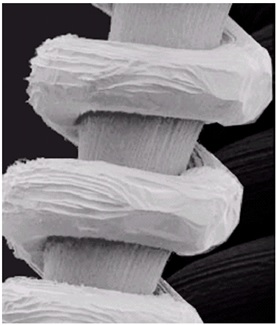
#> input picture assignment2/assignment2_image1.jpg, 276 x 325 px, found by its file name
$ python 1.py
#> lines starting #> are read from the running program, lines starting #| are printed output that depends on the picture
import numpy as np
import matplotlib.pyplot as plt
import cv2  # OpenCV for image reading
# Load the image (replace 'your_image.jpg' with your image file path)
image = cv2.imread('assignment2_image1.jpg', cv2.IMREAD_GRAYSCALE)
#> image: shape (325, 276); min 0, max 255, mean 128.5

# Check if the image was loaded successfully
if image is None:
    print("Error: Unable to load the image.")
    exit()
# Perform 8-bit to 3-bit quantization
quantized_image = np.floor_divide(image, 32)  # Divide by 32 to map 0-255 range to 0-7
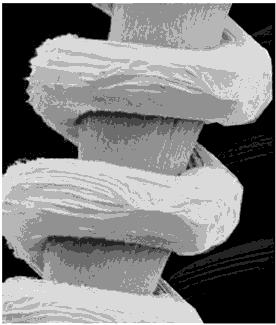
#> quantized_image: shape (325, 276); min 0, max 7, mean 3.52; drawn with min black and max white
# Create subplots to display the original and quantized images
fig, axes = plt.subplots(1, 2, figsize=(12, 6))

# Original 8-bit image
axes[0].imshow(image, cmap='gray', vmin=0, vmax=255)
axes[0].set_title('Original 8-Bit Image')
axes[0].axis('off')

# Quantized 3-bit image
axes[1].imshow(quantized_image, cmap='gray', vmin=0, vmax=7)
axes[1].set_title('Quantized 3-Bit Image')
axes[1].axis('off')

# Show the plots
plt.tight_layout()
plt.show()
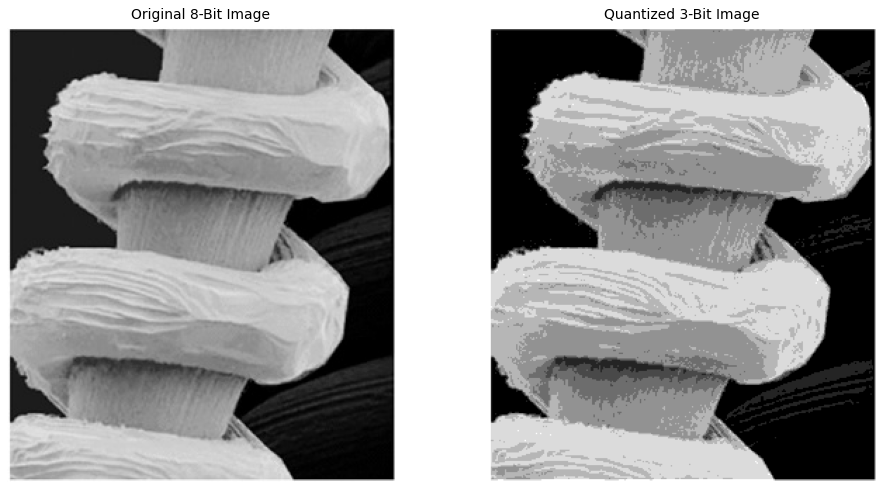
#> figure drawn by matplotlib, 2 panels
